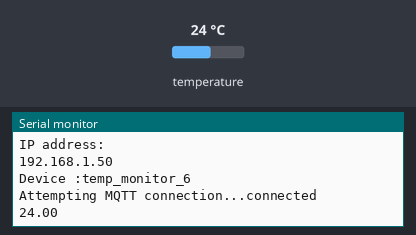
Recording of a sketch running on a simulated ESP8266 (NodeMCU). Parts: the last lines printed to the serial monitor. The test bench sets the inputs (shaded band); at power-on: temperature 24 °C. WiFi joins after 1.5 s; servers stay silent unless stated; no MQTT or app messages arrive unless stated.

Above: at 2.7 s.
2.8 s: temperature set to 12 °C
At 3.8 s:
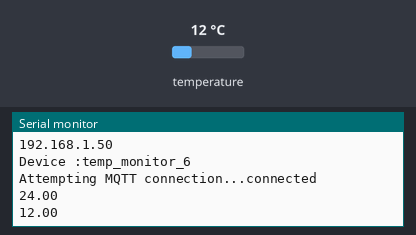
4.3 s: temperature set to 19 °C
At 5.2 s:
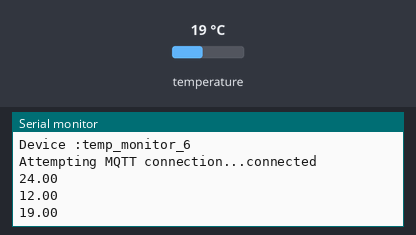
Timing chart, 0 to 7.3 s (numbered marks = the images above; inputs shaded):
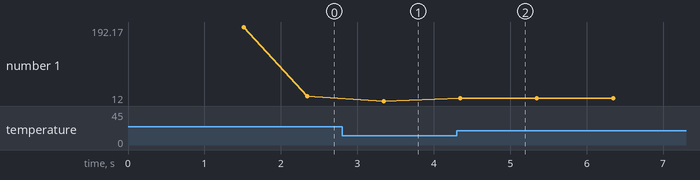

The sketch:

sketch_may11a.ino
```cpp
#include <ESP8266WiFi.h>
#include <PubSubClient.h>
#include <OneWire.h>
#include <DallasTemperature.h>

// Data wire is plugged into pin 2 on the Arduino
// Which pin to use as the data pin on the temperature sensor. On an ESP8266 pin 5 is labelled as D1.
#define ONE_WIRE_BUS 5

#define MQTT_PORT 1883
#define MQTT_SERVER "dad.eighty7.ca"
#define MQTT_USER "GreenHouse"
#define MQTT_PASS "sc3harLNVHC"
#define TOPIC "temperatures/green_house"
#define ID "temp_monitor_6"

#define SSID "PLU"
#define PASSWORD "momiscoolya"

#define POST_INTERVAL 1000


// Setup a oneWire instance to communicate with any OneWire devices
// (not just Maxim/Dallas temperature ICs)
OneWire oneWire(ONE_WIRE_BUS);

DallasTemperature sensors(&oneWire);

WiFiClient espClient;
PubSubClient client(espClient);
long lastMsg = 0;
float temp = 0;
int inPin = 5;

void setup_wifi() {
  delay(10);
  // We start by connecting to a WiFi network
  Serial.println();
  Serial.print("Connecting to ");
  Serial.println(SSID);
  WiFi.begin(SSID, PASSWORD);

  while (WiFi.status() != WL_CONNECTED)
  {
    delay(500);
    Serial.print(".");
  }
  Serial.println("");
  Serial.println("WiFi connected");
  Serial.println("IP address: ");
  Serial.println(WiFi.localIP());
}

void reconnect() {
  // Loop until we're reconnected
  while (!client.connected()) {
    Serial.print("Attempting MQTT connection...");
    // Attempt to connect
    if (client.connect(ID, MQTT_USER, MQTT_PASS)) {
      Serial.println("connected");
    } else {
      Serial.print("failed, rc=");
      Serial.print(client.state());
      Serial.println(" try again in 5 seconds");
      // Wait 5 seconds before retrying
      delay(10000);
    }
  }
}

void setup()
{
  Serial.begin(115200);
  setup_wifi();
  client.setServer(MQTT_SERVER, MQTT_PORT);
  pinMode(inPin, INPUT);
  sensors.begin();

  Serial.print("Device :");
  Serial.println(ID);
}

void loop()
{
  if (!client.connected()) {
    reconnect();
  }
  client.loop();

  long now = millis();
  if (now - lastMsg > POST_INTERVAL) {
    lastMsg = now;
    sensors.setResolution(12);
    sensors.requestTemperatures(); // Send the command to get temperatures
    temp = sensors.getTempCByIndex(0);
    Serial.println(temp);
    client.publish(TOPIC, String(temp).c_str(), true);
  }
}
```

Measured:
- after the input at 2.8 s, the serial monitor: prints a new line after 0.54 s (image 1)
- after the input at 4.3 s, the serial monitor: prints a new line at once (image 2)
- plotted number 1: 24 → 12 after the input at 2.8 s, 12 → 19 after the input at 4.3 s
